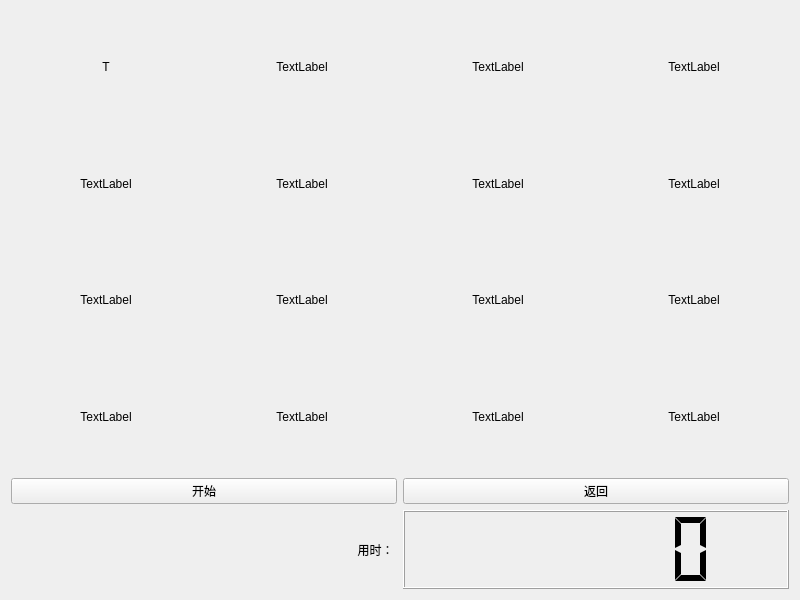
<?xml version="1.0" encoding="UTF-8"?>
<ui version="4.0">
 <class>SixteenGrid</class>
 <widget class="QWidget" name="SixteenGrid">
  <property name="geometry">
   <rect>
    <x>0</x>
    <y>0</y>
    <width>800</width>
    <height>600</height>
   </rect>
  </property>
  <property name="maximumSize">
   <size>
    <width>800</width>
    <height>600</height>
   </size>
  </property>
  <property name="windowTitle">
   <string>16宫格 - 苏尔特方格法</string>
  </property>
  <property name="windowIcon">
   <iconset resource="UiSettings.qrc">
    <normaloff>:/UI/UiSettings/img1.svg</normaloff>:/UI/UiSettings/img1.svg</iconset>
  </property>
  <property name="styleSheet">
   <string notr="true">.QPushButton{font:16pt &quot;黑体&quot;;}
.QLabel{font:24pt &quot;Arial&quot;}
#label_16{font:14pt &quot;黑体&quot;}</string>
  </property>
  <layout class="QVBoxLayout" name="verticalLayout_2">
   <item>
    <layout class="QHBoxLayout" name="horizontalLayout">
     <item>
      <widget class="QLabel" name="label_1">
       <property name="text">
        <string>T</string>
       </property>
       <property name="alignment">
        <set>Qt::AlignCenter</set>
       </property>
      </widget>
     </item>
     <item>
      <widget class="QLabel" name="label_2">
       <property name="text">
        <string>TextLabel</string>
       </property>
       <property name="alignment">
        <set>Qt::AlignCenter</set>
       </property>
      </widget>
     </item>
     <item>
      <widget class="QLabel" name="label_3">
       <property name="text">
        <string>TextLabel</string>
       </property>
       <property name="alignment">
        <set>Qt::AlignCenter</set>
       </property>
      </widget>
     </item>
     <item>
      <widget class="QLabel" name="label_4">
       <property name="text">
        <string>TextLabel</string>
       </property>
       <property name="alignment">
        <set>Qt::AlignCenter</set>
       </property>
      </widget>
     </item>
    </layout>
   </item>
   <item>
    <layout class="QHBoxLayout" name="horizontalLayout_2">
     <item>
      <widget class="QLabel" name="label">
       <property name="text">
        <string>TextLabel</string>
       </property>
       <property name="alignment">
        <set>Qt::AlignCenter</set>
       </property>
      </widget>
     </item>
     <item>
      <widget class="QLabel" name="label_5">
       <property name="text">
        <string>TextLabel</string>
       </property>
       <property name="alignment">
        <set>Qt::AlignCenter</set>
       </property>
      </widget>
     </item>
     <item>
      <widget class="QLabel" name="label_6">
       <property name="text">
        <string>TextLabel</string>
       </property>
       <property name="alignment">
        <set>Qt::AlignCenter</set>
       </property>
      </widget>
     </item>
     <item>
      <widget class="QLabel" name="label_7">
       <property name="text">
        <string>TextLabel</string>
       </property>
       <property name="alignment">
        <set>Qt::AlignCenter</set>
       </property>
      </widget>
     </item>
    </layout>
   </item>
   <item>
    <layout class="QHBoxLayout" name="horizontalLayout_3">
     <item>
      <widget class="QLabel" name="label_8">
       <property name="text">
        <string>TextLabel</string>
       </property>
       <property name="alignment">
        <set>Qt::AlignCenter</set>
       </property>
      </widget>
     </item>
     <item>
      <widget class="QLabel" name="label_9">
       <property name="text">
        <string>TextLabel</string>
       </property>
       <property name="alignment">
        <set>Qt::AlignCenter</set>
       </property>
      </widget>
     </item>
     <item>
      <widget class="QLabel" name="label_10">
       <property name="text">
        <string>TextLabel</string>
       </property>
       <property name="alignment">
        <set>Qt::AlignCenter</set>
       </property>
      </widget>
     </item>
     <item>
      <widget class="QLabel" name="label_11">
       <property name="text">
        <string>TextLabel</string>
       </property>
       <property name="alignment">
        <set>Qt::AlignCenter</set>
       </property>
      </widget>
     </item>
    </layout>
   </item>
   <item>
    <layout class="QHBoxLayout" name="horizontalLayout_4">
     <item>
      <widget class="QLabel" name="label_12">
       <property name="text">
        <string>TextLabel</string>
       </property>
       <property name="alignment">
        <set>Qt::AlignCenter</set>
       </property>
      </widget>
     </item>
     <item>
      <widget class="QLabel" name="label_13">
       <property name="text">
        <string>TextLabel</string>
       </property>
       <property name="alignment">
        <set>Qt::AlignCenter</set>
       </property>
      </widget>
     </item>
     <item>
      <widget class="QLabel" name="label_14">
       <property name="text">
        <string>TextLabel</string>
       </property>
       <property name="alignment">
        <set>Qt::AlignCenter</set>
       </property>
      </widget>
     </item>
     <item>
      <widget class="QLabel" name="label_15">
       <property name="text">
        <string>TextLabel</string>
       </property>
       <property name="alignment">
        <set>Qt::AlignCenter</set>
       </property>
      </widget>
     </item>
    </layout>
   </item>
   <item>
    <layout class="QVBoxLayout" name="verticalLayout">
     <item>
      <layout class="QHBoxLayout" name="horizontalLayout_5">
       <item>
        <widget class="QPushButton" name="pushButton_2">
         <property name="text">
          <string>开始</string>
         </property>
        </widget>
       </item>
       <item>
        <widget class="QPushButton" name="pushButton">
         <property name="text">
          <string>返回</string>
         </property>
        </widget>
       </item>
      </layout>
     </item>
     <item>
      <layout class="QHBoxLayout" name="horizontalLayout_6">
       <item>
        <widget class="QLabel" name="label_16">
         <property name="text">
          <string>用时： </string>
         </property>
         <property name="alignment">
          <set>Qt::AlignRight|Qt::AlignTrailing|Qt::AlignVCenter</set>
         </property>
        </widget>
       </item>
       <item>
        <widget class="QLCDNumber" name="lcdNumber">
         <property name="digitCount">
          <number>6</number>
         </property>
         <property name="segmentStyle">
          <enum>QLCDNumber::Flat</enum>
         </property>
        </widget>
       </item>
      </layout>
     </item>
    </layout>
   </item>
  </layout>
 </widget>
 <resources>
  <include location="UiSettings.qrc"/>
 </resources>
 <connections/>
</ui>
